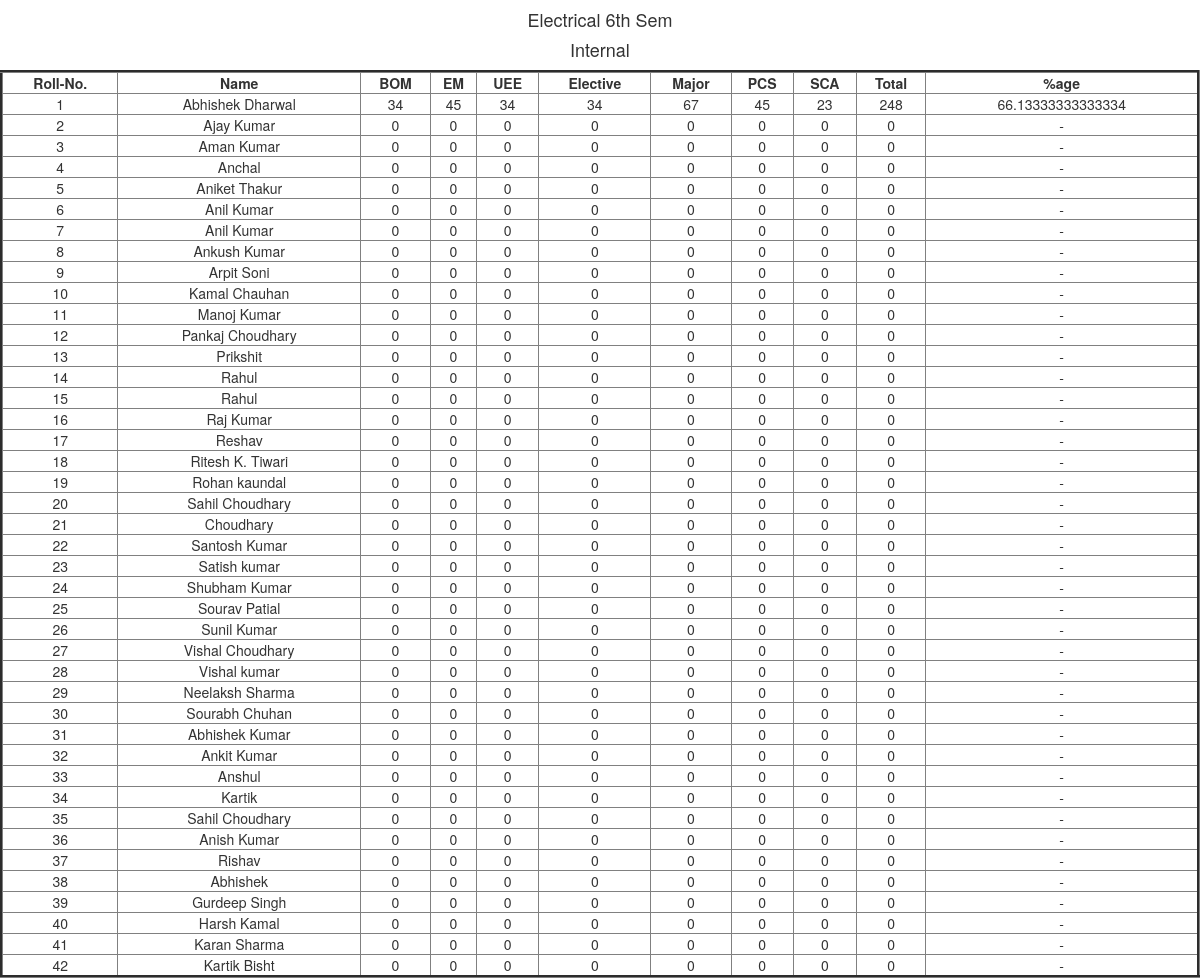
/parents/electrical.php, run on the app's committed database.
### tables this page shows
CREATE TABLE `electrical` (
  `rollno` int(250) NOT NULL,
  `name` varchar(250) NOT NULL,
  `bom` int(250) NOT NULL,
  `em` int(250) NOT NULL,
  `uee` int(250) NOT NULL,
  `elective` int(250) NOT NULL,
  `major` int(250) NOT NULL,
  `pcs` int(250) NOT NULL,
  `sca` int(250) NOT NULL,
  `total` int(250) NOT NULL,
  `page` varchar(250) NOT NULL
);

### parents/electrical.php (the view, shortened to what this page needs)
<?php
include('../config.php');
?>
<!DOCTYPE html>
<html>
<head>
	<link rel="stylesheet" type="text/css" href="../asset/stylesheets/bootstrap.css">
	<link rel="stylesheet" type="text/css" href="../asset/stylesheets/main.css">
	<link rel="stylesheet" type="text/css" href="../asset/stylesheets/comp.css">
</head>
<body>
	<center><h4>Electrical 6th Sem </h4>
	<h4>Internal</h4></center>
	<table border = '3' class="table-responsive">
		<tr>
			<th>Roll-No.</th>
			<th>Name</th>
			<th>BOM</th>
			<th>EM</th>
			<th>UEE</th>
			<th>Elective</th>
			<th>Major</th>
			<th>PCS</th>
			<th>SCA</th>
			<th>Total</th>
			<th>%age</th>
		</tr>
		<?php
			$sql = "SELECT * FROM electrical;";
			$result = mysqli_query($db,$sql);
			$resultCheck = mysqli_num_rows($result);
			if($resultCheck > 0){
				while($row = mysqli_fetch_assoc($result)){
					echo "<tr>";
					echo "<td>" .$row['rollno']  ."</td>";
					echo "<td>" .$row['name']  ."</td>";
					echo "<td>" .$row['bom']  ."</td>";
					echo "<td>" .$row['em']  ."</td>";
					echo "<td>" .$row['uee']  ."</td>";
					echo "<td>" .$row['elective']  ."</td>";
					echo "<td>" .$row['major']  ."</td>";
					echo "<td>" .$row['pcs']  ."</td>";
					echo "<td>" .$row['sca']  ."</td>";
					echo "<td>" .$row['total']  ."</td>";
					echo "<td>" .$row['page']  ."</td>";
					echo "</tr>";
				}
			}
		?>
	</table>
</body>
</html>

### asset/stylesheets/comp.css (style rules this page uses)
table tr td,th { text-align: center; }
table { width: 100%; }
::placeholder { color: #5d5; font-weight: 600; }

### data on the page
electrical: rollno "1", name "Abhishek Dharwal", bom "34", em "45", uee "34", elective "34", major "67", pcs "45", sca "23", total "248", page "66.13333333333334"
electrical: rollno "2", name "Ajay Kumar", bom "0", em "0", uee "0", elective "0", major "0", pcs "0", sca "0", total "0", page "-"
electrical: rollno "3", name "Aman Kumar", bom "0", em "0", uee "0", elective "0", major "0", pcs "0", sca "0", total "0", page "-"
electrical: rollno "4", name "Anchal", bom "0", em "0", uee "0", elective "0", major "0", pcs "0", sca "0", total "0", page "-"
electrical: rollno "5", name "Aniket Thakur", bom "0", em "0", uee "0", elective "0", major "0", pcs "0", sca "0", total "0", page "-"
electrical: rollno "6", name "Anil Kumar", bom "0", em "0", uee "0", elective "0", major "0", pcs "0", sca "0", total "0", page "-"
electrical: rollno "7", name "Anil Kumar", bom "0", em "0", uee "0", elective "0", major "0", pcs "0", sca "0", total "0", page "-"
electrical: rollno "8", name "Ankush Kumar", bom "0", em "0", uee "0", elective "0", major "0", pcs "0", sca "0", total "0", page "-"
electrical: rollno "9", name "Arpit Soni", bom "0", em "0", uee "0", elective "0", major "0", pcs "0", sca "0", total "0", page "-"
electrical: rollno "10", name "Kamal Chauhan", bom "0", em "0", uee "0", elective "0", major "0", pcs "0", sca "0", total "0", page "-"
electrical: rollno "11", name "Manoj Kumar", bom "0", em "0", uee "0", elective "0", major "0", pcs "0", sca "0", total "0", page "-"
electrical: rollno "12", name "Pankaj Choudhary", bom "0", em "0", uee "0", elective "0", major "0", pcs "0", sca "0", total "0", page "-"
electrical: rollno "13", name "Prikshit", bom "0", em "0", uee "0", elective "0", major "0", pcs "0", sca "0", total "0", page "-"
electrical: rollno "14", name "Rahul", bom "0", em "0", uee "0", elective "0", major "0", pcs "0", sca "0", total "0", page "-"
electrical: rollno "15", name "Rahul", bom "0", em "0", uee "0", elective "0", major "0", pcs "0", sca "0", total "0", page "-"
electrical: rollno "16", name "Raj Kumar", bom "0", em "0", uee "0", elective "0", major "0", pcs "0", sca "0", total "0", page "-"
electrical: rollno "17", name "Reshav", bom "0", em "0", uee "0", elective "0", major "0", pcs "0", sca "0", total "0", page "-"
electrical: rollno "18", name "Ritesh K. Tiwari", bom "0", em "0", uee "0", elective "0", major "0", pcs "0", sca "0", total "0", page "-"
electrical: rollno "19", name "Rohan kaundal", bom "0", em "0", uee "0", elective "0", major "0", pcs "0", sca "0", total "0", page "-"
electrical: rollno "20", name "Sahil Choudhary", bom "0", em "0", uee "0", elective "0", major "0", pcs "0", sca "0", total "0", page "-"
electrical: rollno "21", name "Choudhary", bom "0", em "0", uee "0", elective "0", major "0", pcs "0", sca "0", total "0", page "-"
electrical: rollno "22", name "Santosh Kumar", bom "0", em "0", uee "0", elective "0", major "0", pcs "0", sca "0", total "0", page "-"
electrical: rollno "23", name "Satish kumar", bom "0", em "0", uee "0", elective "0", major "0", pcs "0", sca "0", total "0", page "-"
electrical: rollno "24", name "Shubham Kumar", bom "0", em "0", uee "0", elective "0", major "0", pcs "0", sca "0", total "0", page "-"
electrical: rollno "25", name "Sourav Patial", bom "0", em "0", uee "0", elective "0", major "0", pcs "0", sca "0", total "0", page "-"
electrical: rollno "26", name "Sunil Kumar", bom "0", em "0", uee "0", elective "0", major "0", pcs "0", sca "0", total "0", page "-"
electrical: rollno "27", name "Vishal Choudhary", bom "0", em "0", uee "0", elective "0", major "0", pcs "0", sca "0", total "0", page "-"
electrical: rollno "28", name "Vishal kumar", bom "0", em "0", uee "0", elective "0", major "0", pcs "0", sca "0", total "0", page "-"
electrical: rollno "29", name "Neelaksh Sharma", bom "0", em "0", uee "0", elective "0", major "0", pcs "0", sca "0", total "0", page "-"
electrical: rollno "30", name "Sourabh Chuhan", bom "0", em "0", uee "0", elective "0", major "0", pcs "0", sca "0", total "0", page "-"
electrical: rollno "31", name "Abhishek Kumar", bom "0", em "0", uee "0", elective "0", major "0", pcs "0", sca "0", total "0", page "-"
electrical: rollno "32", name "Ankit Kumar", bom "0", em "0", uee "0", elective "0", major "0", pcs "0", sca "0", total "0", page "-"
electrical: rollno "33", name "Anshul", bom "0", em "0", uee "0", elective "0", major "0", pcs "0", sca "0", total "0", page "-"
electrical: rollno "34", name "Kartik", bom "0", em "0", uee "0", elective "0", major "0", pcs "0", sca "0", total "0", page "-"
electrical: rollno "35", name "Sahil Choudhary", bom "0", em "0", uee "0", elective "0", major "0", pcs "0", sca "0", total "0", page "-"
electrical: rollno "36", name "Anish Kumar", bom "0", em "0", uee "0", elective "0", major "0", pcs "0", sca "0", total "0", page "-"
electrical: rollno "37", name "Rishav", bom "0", em "0", uee "0", elective "0", major "0", pcs "0", sca "0", total "0", page "-"
electrical: rollno "38", name "Abhishek", bom "0", em "0", uee "0", elective "0", major "0", pcs "0", sca "0", total "0", page "-"
electrical: rollno "39", name "Gurdeep Singh", bom "0", em "0", uee "0", elective "0", major "0", pcs "0", sca "0", total "0", page "-"
electrical: rollno "40", name "Harsh Kamal", bom "0", em "0", uee "0", elective "0", major "0", pcs "0", sca "0", total "0", page "-"
electrical: rollno "41", name "Karan Sharma", bom "0", em "0", uee "0", elective "0", major "0", pcs "0", sca "0", total "0", page "-"
electrical: rollno "42", name "Kartik Bisht", bom "0", em "0", uee "0", elective "0", major "0", pcs "0", sca "0", total "0", page "-"
